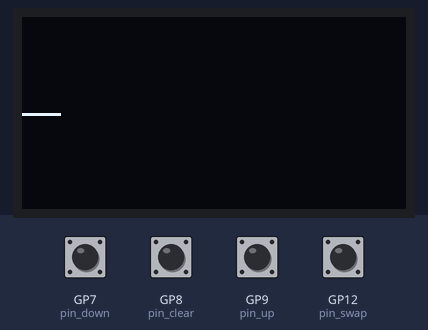
Bench run of a program on a simulated Raspberry Pi Pico running MicroPython. On the bench: 128×64 one-colour display. Inputs (shaded band) come from the test bench; at power-on: GP7 (pin_down), GP8 (pin_clear), GP9 (pin_up), GP12 (pin_swap) HIGH. What the program prints to the serial console is not drawn.

Above: at 1.2 s.
1.3 s: GP12 (pin_swap) pulled LOW for 1 s
5.3 s: GP7 (pin_down) pulled LOW for 0.15 s
At 5.52 s:
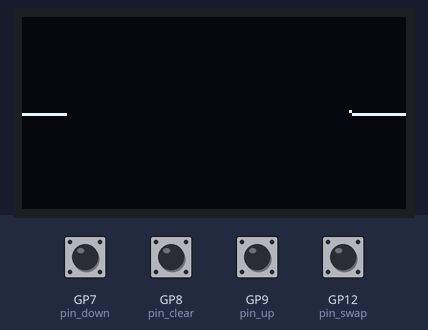
6.9 s: GP8 (pin_clear) pulled LOW for 0.15 s
8.5 s: GP9 (pin_up) pulled LOW for 0.15 s
10.1 s: GP7 (pin_down) pulled LOW for 1 s
At 10.3 s:
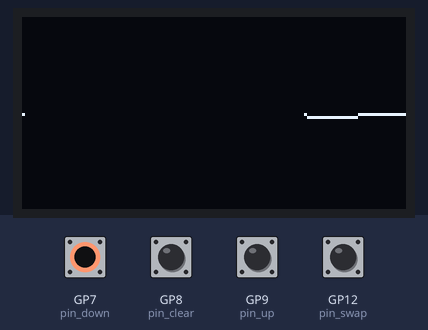
12.6 s: GP8 (pin_clear) pulled LOW for 1 s
At 16.69 s:
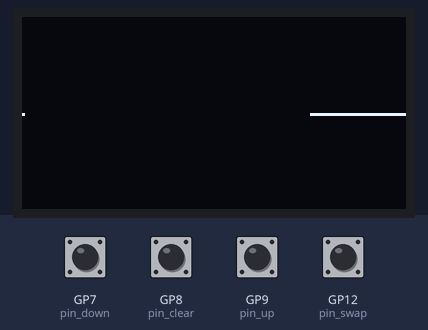

The program:

Flatline_R.py
```python
import time
from machine import UART, Pin, I2C, Timer, ADC
from ssd1306 import SSD1306_I2C

i2c = I2C(1, scl=Pin(15), sda=Pin(14), freq=400000)
oled_width = 128
oled_height = 64
oled = SSD1306_I2C(oled_width, oled_height, i2c)


class Line:
    def __init__(self):
        ### buttons
        self.pin_up = Pin(9, mode=Pin.IN, pull=Pin.PULL_UP)
        self.pin_down = Pin(7, mode=Pin.IN, pull=Pin.PULL_UP)
        self.pin_clear = Pin(8, mode=Pin.IN, pull=Pin.PULL_UP)
        self.pin_swap = Pin(12, mode=Pin.IN, pull=Pin.PULL_UP) #swap == change direction.

        ### starting position
        self.point_y = 32
        self.point_x = 0

        ### step for the graph
        self.step_x = 1
        self.step = 1

    def execute(self):
        ### check butts
        if self.pin_up.value() == 0:
            self.plot_up()
        elif self.pin_down.value() == 0:
            self.plot_down()
        elif self.pin_clear.value() == 0:
            self.clear()
        elif self.pin_swap.value() == 0:
            self.swap_dir()
        else:
            self.plot()

        time.sleep(0.07)

        # wrapping on x
        if self.point_x >= 127:
            self.point_x = 0
        elif self.point_x < 0:
            self.point_x = 127
        # wrapping on y
        if self.point_y <= 0:
            self.point_y = 63
        elif self.point_y >= 63:
            self.point_y = 0

        oled.show()

    def plot(self):
        '''
        This function is called when there is no input,
        so it draws a straight line on current y axle
        '''
        upd_x = self.point_x + self.step_x
        oled.line(self.point_x, self.point_y, upd_x, self.point_y, 1)
        self.point_x = upd_x

    def plot_up(self):
        '''
        Called when the 'up' button is pressed.
        Updates xy-coordinate with self.step(for y) and self.step_x(for x)
        '''
        upd_x = self.point_x + self.step_x
        upd_y = self.point_y + self.step

        oled.line(self.point_x, self.point_y, upd_x, upd_y, 1)

        self.point_x = upd_x
        self.point_y = upd_y
        return

    def plot_down(self):
        '''
        Called when the 'down' button is pressed.
        Updates xy-coordinate with negative self.step(for y) and self.step_x(for x)
        '''
        upd_x = self.point_x + self.step_x
        upd_y = self.point_y - self.step

        oled.line(self.point_x, self.point_y, upd_x, upd_y, 1)

        self.point_x = upd_x
        self.point_y = upd_y
        return

    def clear(self):
        '''
        Called when the 'clear' button is pressed.
        Clears the screen and resets the graph to 'stock' values(stock vals are hardcoded).
        '''
        oled.fill(0)
        self.point_x = 0
        self.point_y = 32
        return

    def swap_dir(self):
        '''
        Called when the swap_pin is pressed.
        Negates the self.step_x, so the graph will progress in reversed direction.
        '''
        self.step_x = -(self.step_x)
        print("direction changed")
        return

line = Line()

while True:
    line.execute()
```
